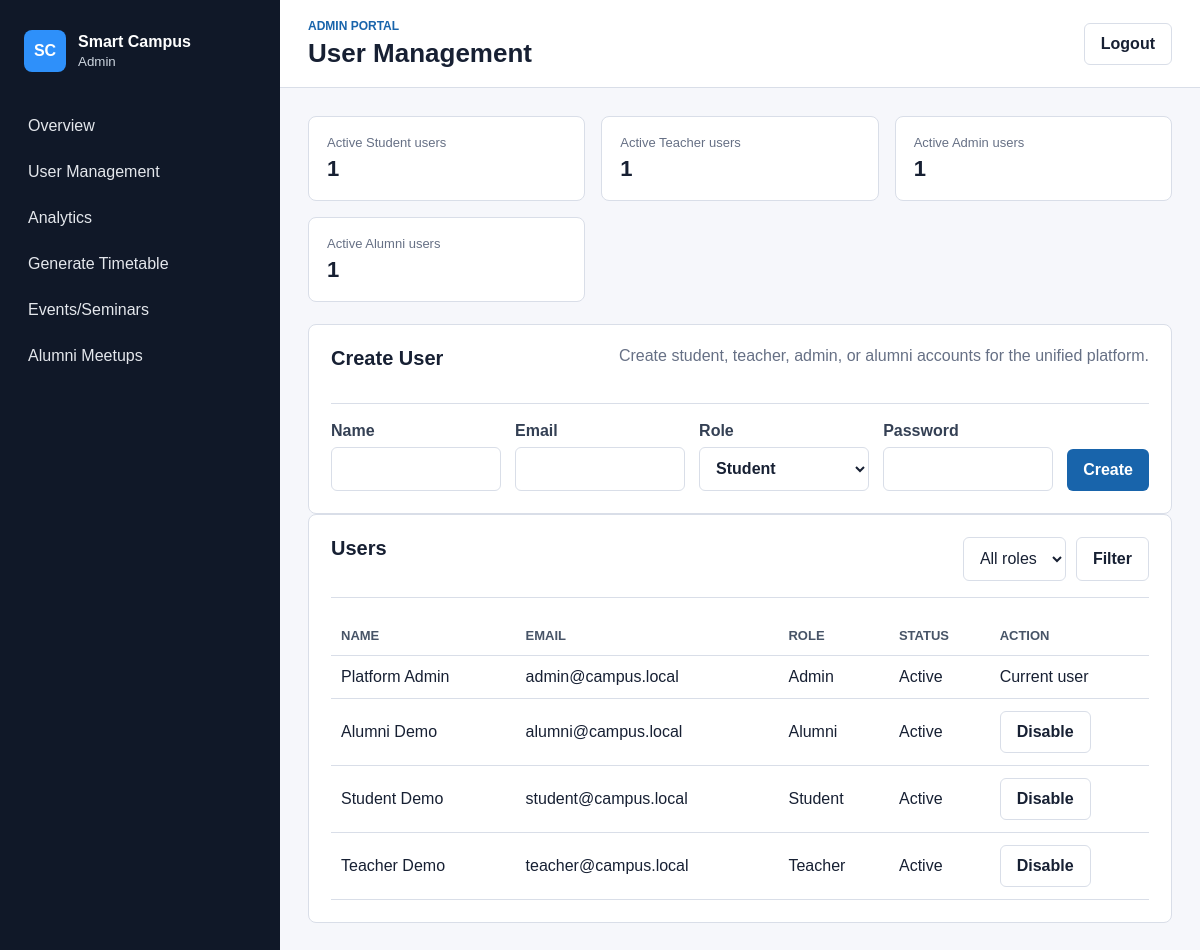
Page /admin/users (signed in) on the committed database.
### tables this page shows
CREATE TABLE users (
                id INTEGER PRIMARY KEY AUTOINCREMENT,
                name TEXT NOT NULL,
                email TEXT NOT NULL UNIQUE,
                role TEXT NOT NULL,
                password_hash TEXT NOT NULL,
                is_active INTEGER NOT NULL DEFAULT 1,
                created_at TEXT NOT NULL
            );

### app/routes/admin.py (the view)
@router.get("/users")
def users_page(
    request: Request,
    role: str = "",
    created: str = "",
    error: str = "",
    user=Depends(require_role(ADMIN)),
):
    selected_role = role if role in ALL_ROLES else ""
    return templates.TemplateResponse(
        "admin/users.html",
        {
            "request": request,
            "user": user,
            "users": list_users(selected_role),
            "roles": ALL_ROLES,
            "selected_role": selected_role,
            "created": created,
            "error": error,
            "user_counts": user_counts_by_role(),
        },
    )

### app/templates/admin/users.html (shortened to what this page needs)
{% extends "base_dashboard.html" %}
{% block page_heading %}User Management{% endblock %}
{% block content %}
<section class="summary-grid">
  {% for role, total in user_counts.items() %}
    <article class="summary-card">
      <span>Active {{ role_labels[role] }} users</span>
      <strong>{{ total }}</strong>
    </article>
  {% endfor %}
</section>
<section class="panel">
  <div class="section-title">
    <h2>Create User</h2>
    <p>Create student, teacher, admin, or alumni accounts for the unified platform.</p>
  </div>
  <form class="inline-form" method="post" action="/admin/users">
    <label>
      Name
      <input name="name" type="text" required>
    </label>
    <label>
      Email
      <input name="email" type="email" required>
    </label>
    <label>
      Role
      <select name="role" required>
        {% for role in roles %}
          <option value="{{ role }}">{{ role_labels[role] }}</option>
        {% endfor %}
      </select>
    </label>
    <label>
      Password
      <input name="password" type="password" minlength="8" required>
    </label>
    <button type="submit">Create</button>
  </form>
</section>
<section class="panel">
  <div class="section-title">
    <h2>Users</h2>
    <form method="get" action="/admin/users" class="filter-form">
      <select name="role">
        <option value="">All roles</option>
      </select>
      <button class="secondary-button" type="submit">Filter</button>
    </form>
  </div>
  <div class="table-wrap">
    <table>
      <thead>
        <tr>
          <th>Name</th>
          <th>Email</th>
          <th>Role</th>
          <th>Status</th>
          <th>Action</th>
        </tr>
      </thead>
      <tbody>
        {% for account in users %}
          <tr>
            <td>{{ account.name }}</td>
            <td>{{ account.email }}</td>
            <td>{{ role_labels[account.role] }}</td>
            <td>{% if account.is_active %}Active{% else %}Disabled{% endif %}</td>
            <td>
              {% if account.id != user.id %}
                <form method="post" action="/admin/users/{{ account.id }}/status">
                  <button class="secondary-button" type="submit">{% if account.is_active %}Disable{% else %}Enable{% endif %}</button>
                </form>
              {% else %}
                Current user
              {% endif %}
            </td>
          </tr>
        {% endfor %}
      </tbody>
    </table>
  </div>
</section>
{% endblock %}

### app/templates/base_dashboard.html (shortened to what this page needs)
<!doctype html>
<html lang="en">
  <head>
    <link rel="stylesheet" href="/static/css/styles.css">
  </head>
  <body class="app-body">
    <aside class="sidebar">
      <a class="brand" href="/{{ user.role }}/dashboard">
        <span class="brand-mark">SC</span>
        <span>
          <strong>Smart Campus</strong>
          <small>{{ role_labels[user.role] }}</small>
        </span>
      </a>
      <nav class="nav-list">
        {% for item in role_nav[user.role] %}
          <a href="{{ item.endpoint }}">{{ item.label }}</a>
        {% endfor %}
      </nav>
    </aside>
    <div class="main-shell">
      <header class="topbar">
        <div>
          <p class="eyebrow">{{ role_labels[user.role] }} Portal</p>
          <h1>{% block page_heading %}Dashboard{% endblock %}</h1>
        </div>
        <form method="post" action="/logout">
          <button class="secondary-button" type="submit">Logout</button>
        </form>
      </header>
      <main class="content">
        {% block content %}{% endblock %}
      </main>
    </div>
  </body>
</html>

### app/static/css/styles.css (style rules this page uses)
:root { --bg: #f6f7fb; --panel: #ffffff; --ink: #172033; --muted: #667085; --line: #d9dee8; --accent: #1864ab; --accent-dark: #124b82; --sidebar: #101828; --sidebar-soft: #1d2939; }
* { box-sizing: border-box; }
body { margin: 0; color: var(--ink); font-family: Arial, Helvetica, sans-serif; }
a { color: inherit; text-decoration: none; }
.eyebrow { margin: 0 0 6px; color: var(--accent); font-size: 12px; font-weight: 700; letter-spacing: 0; text-transform: uppercase; }
h1, h2, p { margin-top: 0; }
h1 { margin-bottom: 10px; font-size: 30px; line-height: 1.15; }
h2 { font-size: 20px; }
label { display: grid; gap: 7px; color: #344054; font-weight: 700; }
input, select { width: 100%; min-height: 44px; border: 1px solid var(--line); border-radius: 6px; padding: 10px 12px; color: var(--ink); background: #ffffff; font: inherit; }
button, .button-link { min-height: 42px; display: inline-flex; align-items: center; justify-content: center; border: 0; border-radius: 6px; padding: 10px 16px; background: var(--accent); color: #ffffff; font: inherit; font-weight: 700; cursor: pointer; }
.secondary-button { background: #ffffff; color: var(--ink); border: 1px solid var(--line); }
.app-body { min-height: 100vh; display: grid; grid-template-columns: 280px 1fr; background: var(--bg); }
.sidebar { min-height: 100vh; background: var(--sidebar); color: #ffffff; padding: 22px 16px; }
.brand { display: flex; align-items: center; gap: 12px; padding: 8px; }
.brand-mark { width: 42px; height: 42px; display: grid; place-items: center; border-radius: 8px; background: #2e90fa; font-weight: 800; }
.brand small { display: block; margin-top: 3px; color: #cdd5df; }
.nav-list { display: grid; gap: 6px; margin-top: 26px; }
.nav-list a { border-radius: 6px; padding: 11px 12px; color: #e4e7ec; }
.main-shell { min-width: 0; }
.topbar { min-height: 88px; display: flex; align-items: center; justify-content: space-between; gap: 16px; border-bottom: 1px solid var(--line); background: #ffffff; padding: 18px 28px; }
.topbar h1 { margin-bottom: 0; font-size: 26px; }
.content { padding: 28px; }
.summary-grid { display: grid; grid-template-columns: repeat(3, minmax(0, 1fr)); gap: 16px; margin-bottom: 22px; }
.summary-card, .panel, .module-card { background: #ffffff; border: 1px solid var(--line); border-radius: 8px; }
.summary-card { display: grid; gap: 6px; padding: 18px; }
.summary-card span, .module-card small { color: var(--muted); font-size: 13px; }
.summary-card strong { font-size: 22px; }
.panel { padding: 22px; }
.section-title { display: flex; align-items: flex-start; justify-content: space-between; gap: 18px; border-bottom: 1px solid var(--line); padding-bottom: 16px; margin-bottom: 18px; }
.inline-form { display: grid; grid-template-columns: repeat(4, minmax(0, 1fr)) auto; gap: 14px; align-items: end; }
.filter-form { display: flex; gap: 10px; }
.table-wrap { width: 100%; overflow-x: auto; }
table { width: 100%; border-collapse: collapse; }
th, td { border-bottom: 1px solid var(--line); padding: 12px 10px; text-align: left; vertical-align: middle; }
th { color: #475467; font-size: 13px; text-transform: uppercase; }
.section-title p { max-width: 620px; color: var(--muted); }

### rows in the picture
users: role "Admin", role "ADMIN", total "1", name "Platform Admin", email "admin@campus.local", is_active "Active", shows "Current user"
users: role "Student", is_active "1", name "Student Demo", email "student@campus.local", shows "Active", shows "Disable"
users: role "Teacher", is_active "1", name "Teacher Demo", email "teacher@campus.local", shows "Active", shows "Disable"
users: role "Alumni", is_active "1", name "Alumni Demo", email "alumni@campus.local", shows "Active", shows "Disable"

### other values in the picture
{{ item.label }} "Overview" "User Management" "Analytics" "Generate Timetable" "Events/Seminars" "Alumni Meetups"
form field role "Student"
